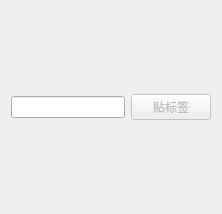
<?xml version="1.0" encoding="UTF-8"?>
<ui version="4.0">
 <class>TagPanel</class>
 <widget class="QWidget" name="TagPanel">
  <property name="geometry">
   <rect>
    <x>0</x>
    <y>0</y>
    <width>222</width>
    <height>214</height>
   </rect>
  </property>
  <property name="windowTitle">
   <string>Form</string>
  </property>
  <layout class="QGridLayout" name="gridLayout">
   <item row="0" column="0">
    <widget class="TagWidget" name="wgtTags" native="true"/>
   </item>
   <item row="1" column="0">
    <layout class="QHBoxLayout" name="horizontalLayout">
     <item>
      <widget class="QLineEdit" name="edtTag"/>
     </item>
     <item>
      <widget class="QPushButton" name="btnTag">
       <property name="enabled">
        <bool>false</bool>
       </property>
       <property name="text">
        <string>贴标签</string>
       </property>
      </widget>
     </item>
    </layout>
   </item>
   <item row="2" column="0">
    <widget class="TagWidget" name="wgtTagLib" native="true"/>
   </item>
  </layout>
 </widget>
 <customwidgets>
  <customwidget>
   <class>TagWidget</class>
   <extends>QWidget</extends>
   <header>broom_tag.h</header>
   <container>1</container>
  </customwidget>
 </customwidgets>
 <resources/>
 <connections/>
</ui>
